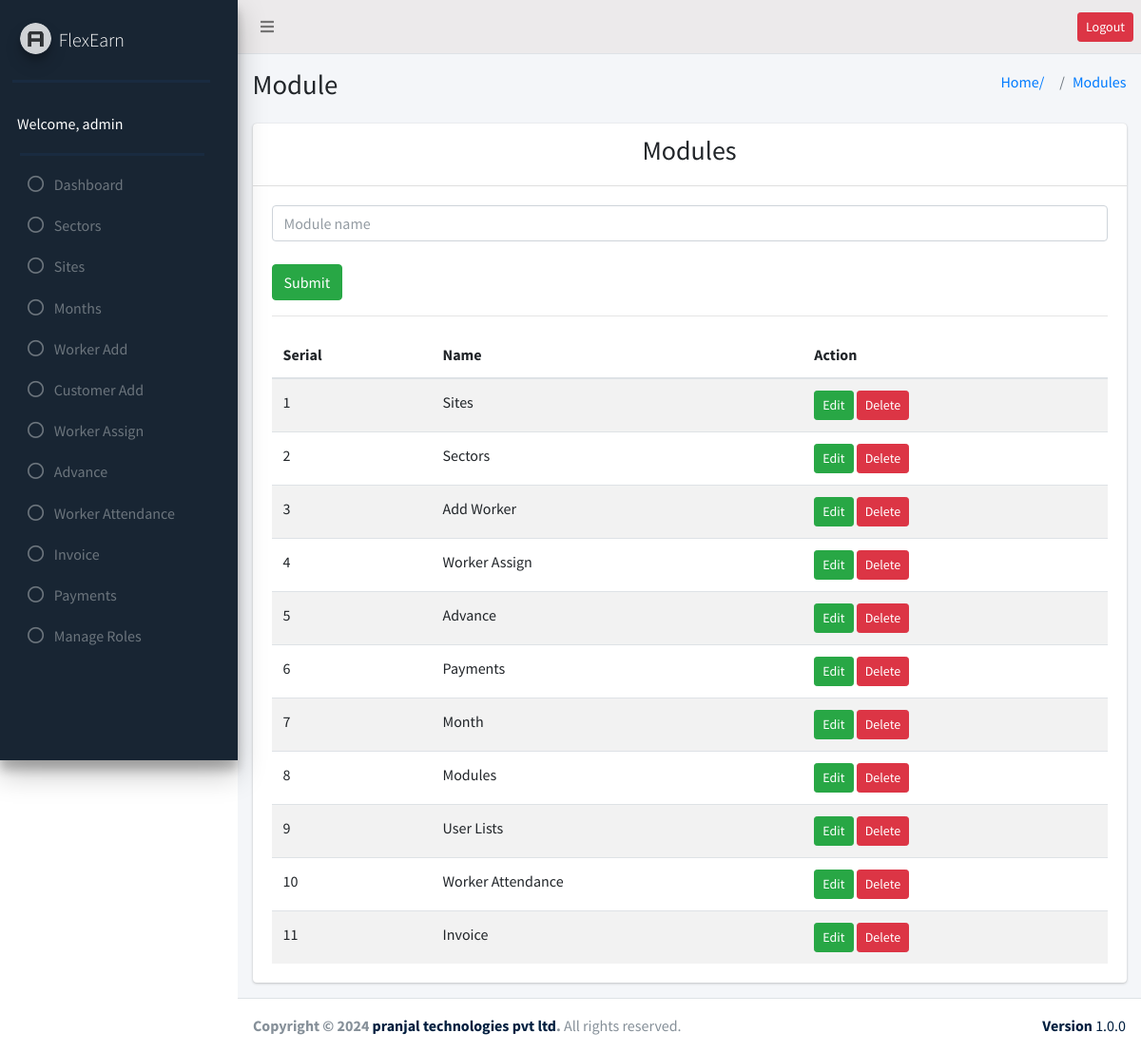
Screenshot of /Manpower/modules/modules.php (signed in) with the database file from the repository.
### tables this page shows
CREATE TABLE `module` (
  `id` int(11) NOT NULL,
  `name` varchar(255) NOT NULL,
  `generated_link` varchar(10000) NOT NULL
);

### Manpower/modules/modules.php (the view, shortened to what this page needs)
<?php
require_once("../header.php");
require_once("../sidebar.php");
require_once("../db_config.php");
$md = $conn->query("SELECT * FROM `module`");
    $conn->query("INSERT INTO `module` ( `name`, `generated_link`) VALUES ('$capital', '$fileUrl')"); ?>
<section class="content-header">
  <div class="container-fluid">
    <div class="row mb-2">
      <div class="col-sm-6">
        <h1>Module</h1>
      </div>
      <div class="col-sm-6">
        <ol class="breadcrumb float-sm-right">
          <li class="breadcrumb-item"><a href="#">Home/ </a></li>
          <li class="breadcrumb-item"><a href="#">Modules</a></li>
        </ol>
      </div>
    </div>
  </div>
</section>
<section class="content">
  <div class="container-fluid">
    <div class="row">
      <div class="col-md-12">
        <div class="card">
          <div class="card-header text-center">
            <h3>Modules</h3>
          </div>
          <div class="card-body">
            <form action="" method="post">
              <div class="row">
                <div class="col">
                  <input type="text" name="name" class="form-control" placeholder="Module name">
                </div>
              </div>
              <br>
              <input type="Submit" value="Submit" class="btn btn-success"> <br>
            </form>
            <hr>
            <table class="table table-striped" id="moduleID">
              <thead>
                <tr>
                  <th scope="col">Serial</th>
                  <th scope="col">Name</th>
                  <th scope="col">Action</th>
                </tr>
              </thead>
              <tbody>
                <?php
                $i = 0;
                while ($md_data = $md->fetch_assoc()) { ?>
                  <tr>
                    <td scope="row"><?php echo ++$i; ?>
                    </td>
                    <td scope="row"><?php echo $md_data['name']; ?>
                    </td>
                    <td scope="row">
                      <a href="./module_edit.php?id=<?php echo $md_data['id']; ?>" class="btn btn-sm btn-success">Edit</a>
                      <a href="./modules.php?delid=<?php echo $md_data['id']; ?>" class="btn btn-sm btn-danger" onclick="return confirm('are you sure?')">Delete</a>
                    </td>
                  </tr>
                <?php
                }
                  $conn->query("DELETE FROM `module` WHERE id=$delid"); ?>
              </tbody>
            </table>
          </div>
        </div>
      </div>
    </div>
  </div>
</section>
<?php require("../footer.php"); ?>

### rows the page displays
module: name "Sites"
module: name "Sectors"
module: name "Add Worker"
module: name "Worker Assign"
module: name "Advance"
module: name "Payments"
module: name "Month"
module: name "Modules"
module: name "User Lists"
module: name "Worker Attendance"
module: name "Invoice"

### other values shown
$_SESSION['name'] "admin"
